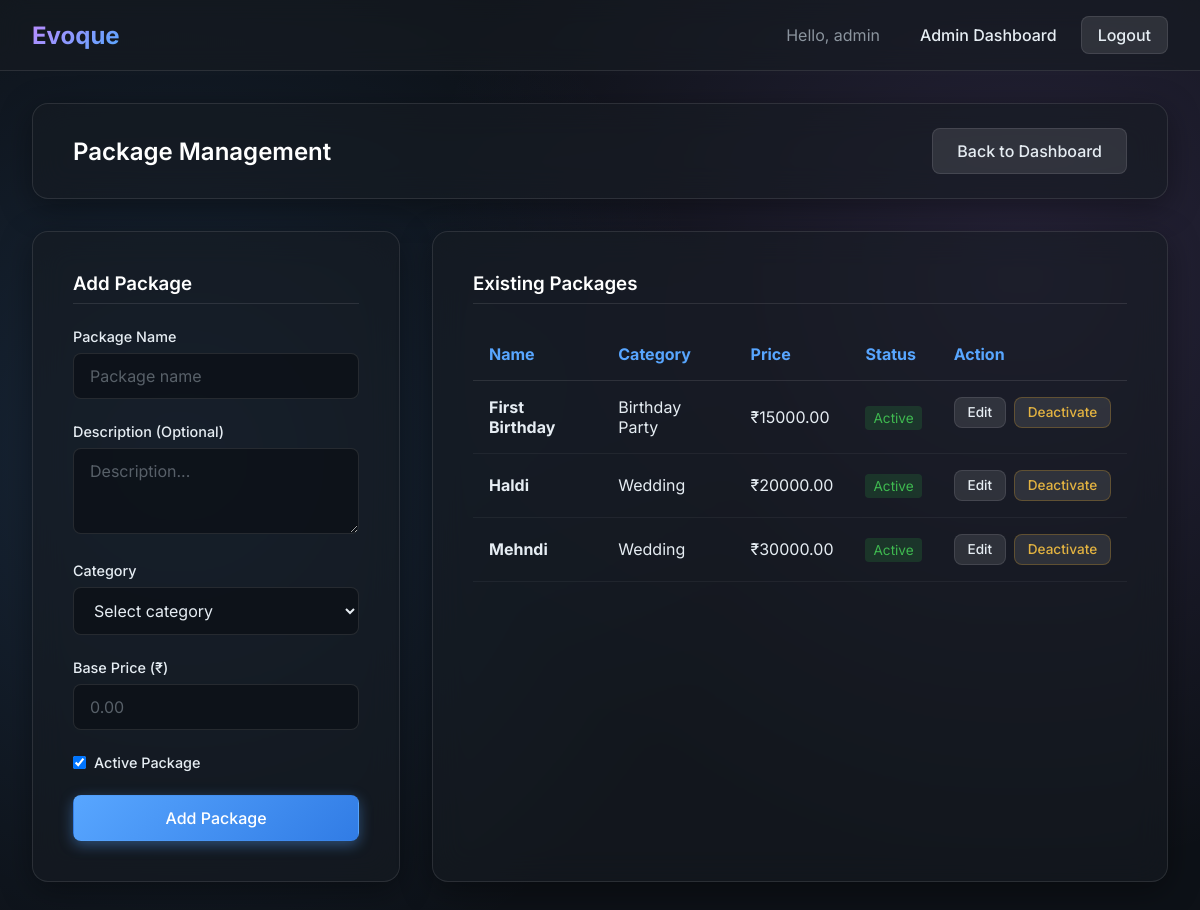
The app's page /admin-panel/packages/ (signed in) with its own data.
### core/models.py (models this page shows, shortened)
class Package(models.Model):
    category = models.ForeignKey(Category, on_delete=models.CASCADE)
    name = models.CharField(max_length=100)
    description = models.TextField(blank=True, null=True)
    price = models.DecimalField(max_digits=10, decimal_places=2)
    status = models.BooleanField(default=True)

class Category(models.Model):
    name = models.CharField(max_length=100, unique=True)
    description = models.TextField(blank=True, null=True)
    status = models.BooleanField(default=True)

### core/views.py (the view, shortened to what this page needs)
# urls.py: path('admin-panel/packages/', views.adminPackagesView, name='adminPackages'),
@login_required
def adminPackagesView(request):
    profile = UserProfile.objects.get(user=request.user)
    if profile.role != 'ADMIN':
        return redirect('login')
    packages = Package.objects.select_related('category').all().order_by('name')
    categories = Category.objects.all().order_by('name')
    return render(
        request,
        'adminPackages.html',
        {'packages': packages, 'categories': categories}
    )

### core/templates/adminPackages.html (shortened to what this page needs)
{% extends 'base.html' %}
{% block content %}
<div class="glass-panel" style="margin-bottom: 2rem; padding: 1.5rem 2.5rem; display: flex; justify-content: space-between; align-items: center;">
    <h2 style="margin: 0;">Package Management</h2>
    <a href="{% url 'adminDashboard' %}" class="btn btn-secondary">Back to Dashboard</a>
</div>
<div style="display: grid; grid-template-columns: 1fr 2fr; gap: 2rem;">
    <div class="glass-panel" style="height: fit-content;">
        <h3 style="border-bottom: 1px solid var(--glass-border); padding-bottom: 0.5rem; margin-bottom: 1.5rem;">Add Package</h3>
        <form method="post">
            <div class="form-group">
                <label>Package Name</label>
                <input type="text" name="name" placeholder="Package name" required>
            </div>
            <div class="form-group">
                <label>Description (Optional)</label>
                <textarea name="description" placeholder="Description..." rows="3"></textarea>
            </div>
            <div class="form-group">
                <label>Category</label>
                <select name="category_id" required>
                    <option value="" disabled selected>Select category</option>
                </select>
            </div>
            <div class="form-group">
                <label>Base Price (₹)</label>
                <input type="number" name="price" step="0.01" min="0" placeholder="0.00" required>
            </div>
            <div class="form-group" style="display: flex; align-items: center; gap: 0.5rem;">
                <input type="checkbox" name="status" id="status" checked style="width: auto;">
                <label for="status" style="margin: 0;">Active Package</label>
            </div>
            <button type="submit" class="btn btn-primary btn-block">Add Package</button>
        </form>
    </div>
    <div class="glass-panel" style="overflow-x: auto;">
        <h3 style="border-bottom: 1px solid var(--glass-border); padding-bottom: 0.5rem; margin-bottom: 1.5rem;">Existing Packages</h3>
        {% if packages %}
        <table style="width: 100%; border-collapse: collapse; text-align: left;">
            <thead>
                <tr style="border-bottom: 1px solid var(--glass-border);">
                    <th style="padding: 1rem; color: var(--primary-accent);">Name</th>
                    <th style="padding: 1rem; color: var(--primary-accent);">Category</th>
                    <th style="padding: 1rem; color: var(--primary-accent);">Price</th>
                    <th style="padding: 1rem; color: var(--primary-accent);">Status</th>
                    <th style="padding: 1rem; color: var(--primary-accent);">Action</th>
                </tr>
            </thead>
            <tbody>
                {% for package in packages %}
                <tr style="border-bottom: 1px solid rgba(255,255,255,0.05); transition: background 0.2s;">
                    <td style="padding: 1rem;"><strong>{{ package.name }}</strong></td>
                    <td style="padding: 1rem;">{{ package.category.name }}</td>
                    <td style="padding: 1rem;">₹{{ package.price }}</td>
                    <td style="padding: 1rem;">
                        <span style="padding: 0.25rem 0.5rem; border-radius: 4px; font-size: 0.85rem;
                            {% if package.status %}background: rgba(46,160,67,0.2); color: #3fb950;
                            {% else %}background: rgba(248,81,73,0.2); color: #ff7b72;
                            {% endif %}">
                            {% if package.status %}Active{% else %}Inactive{% endif %}
                        </span>
                    </td>
                    <td style="padding: 1rem; display: flex; gap: 0.5rem;">
                        <a href="{% url 'adminPackageEdit' package.id %}" class="btn btn-secondary" style="padding: 0.4rem 0.8rem; font-size: 0.85rem;">Edit</a>
                        <form method="post" action="{% url 'adminPackageToggle' package.id %}" style="margin: 0;">
                            {% if package.status %}
                                <button type="submit" class="btn btn-secondary" style="padding: 0.4rem 0.8rem; font-size: 0.85rem; color: #e3b341; border-color: rgba(210,153,34,0.3);">Deactivate</button>
                            {% else %}
                                <button type="submit" class="btn btn-secondary" style="padding: 0.4rem 0.8rem; font-size: 0.85rem; color: #3fb950; border-color: rgba(46,160,67,0.3);">Activate</button>
                            {% endif %}
                        </form>
                    </td>
                </tr>
                {% endfor %}
            </tbody>
        </table>
        {% else %}
        <div style="text-align: center; padding: 2rem;">
            <p>No packages yet.</p>
        </div>
        {% endif %}
    </div>
</div>
{% endblock %}

### core/templates/base.html (shortened to what this page needs)
<!DOCTYPE html>
<html lang="en">
<head>
    {% load static %}
    <link rel="stylesheet" href="{% static 'css/styles.css' %}">
</head>
<body>
    <nav class="navbar">
        <a href="/" class="navbar-brand">Evoque</a>
        <div class="nav-links">
            {% if request.user.is_authenticated %}
                <span style="color: var(--text-muted); margin-right: 1rem;">Hello, {{ request.user.username }}</span>
                {% if request.user.is_superuser %}
                    <a href="{% url 'adminDashboard' %}">Admin Dashboard</a>
                {% elif request.user.userprofile.role == 'CUSTOMER' %}
                    <a href="{% url 'customerDashboard' %}">Dashboard</a>
                {% elif request.user.userprofile.role == 'PROVIDER' %}
                    <a href="{% url 'providerDashboard' %}">Dashboard</a>
                {% endif %}
                <a href="{% url 'logout' %}" class="btn btn-secondary" style="padding: 0.5rem 1rem;">Logout</a>
            {% else %}
                <a href="{% url 'login' %}">Login</a>
                <a href="{% url 'customerRegister' %}" class="btn btn-primary" style="padding: 0.5rem 1rem;">Sign Up</a>
            {% endif %}
        </div>
    </nav>
    <div class="container">
        {% block content %}{% endblock %}
    </div>
</body>
</html>

### static/css/styles.css (style rules this page uses)
:root { --bg-color: #0d1117; --text-color: #e6edf3; --text-muted: #8b949e; --primary-accent: #58a6ff; --secondary-accent: #bc8cff; --success: #2ea043; --danger: #f85149; --glass-bg: rgba(22, 27, 34, 0.6); --glass-border: rgba(255, 255, 255, 0.1); --glass-shadow: 0 8px 32px 0 rgba(0, 0, 0, 0.37); --font-family: 'Inter', sans-serif; }
* { box-sizing: border-box; margin: 0; padding: 0; }
body { font-family: var(--font-family); background-color: var(--bg-color); color: var(--text-color); min-height: 100vh; display: flex; flex-direction: column; background-image: radial-gradient(circle at 15% 50%, rgba(88, 166, 255, 0.15) 0%, transparent 50%), radial-gradient(circle at 85% 30%, rgba(188, 140, 255, 0.15) 0%, transparent 50%); background-attachment: fixed; }
.container { max-width: 1200px; margin: 0 auto; padding: 2rem; flex-grow: 1; display: flex; flex-direction: column; }
.glass-panel { background: var(--glass-bg); backdrop-filter: blur(16px); -webkit-backdrop-filter: blur(16px); border: 1px solid var(--glass-border); border-radius: 16px; box-shadow: var(--glass-shadow); padding: 2.5rem; transition: transform 0.3s ease, box-shadow 0.3s ease; }
h1, h2, h3, h4, h5, h6 { font-weight: 600; margin-bottom: 1rem; color: #ffffff; }
a { color: var(--primary-accent); text-decoration: none; transition: color 0.2s ease, text-shadow 0.2s ease; }
.form-group { margin-bottom: 1.5rem; }
label { display: block; margin-bottom: 0.5rem; font-weight: 500; color: var(--text-color); font-size: 0.9rem; }
input[type="text"], input[type="password"], input[type="email"], input[type="number"], select, textarea { width: 100%; padding: 0.75rem 1rem; background: rgba(13, 17, 23, 0.8); border: 1px solid var(--glass-border); color: var(--text-color); border-radius: 8px; font-size: 1rem; font-family: var(--font-family); transition: all 0.3s ease; }
input::placeholder, textarea::placeholder { color: rgba(139, 148, 158, 0.6); }
.btn { display: inline-block; font-weight: 500; text-align: center; white-space: nowrap; vertical-align: middle; cursor: pointer; border: 1px solid transparent; padding: 0.75rem 1.5rem; font-size: 1rem; border-radius: 8px; transition: all 0.2s ease-in-out; font-family: var(--font-family); text-decoration: none; }
.btn-primary { color: #ffffff; background: linear-gradient(135deg, var(--primary-accent) 0%, #317ce5 100%); box-shadow: 0 4px 14px rgba(88, 166, 255, 0.4); }
.btn-secondary { color: var(--text-color); background: rgba(255, 255, 255, 0.1); border: 1px solid var(--glass-border); }
.btn-block { display: block; width: 100%; }
.navbar { display: flex; justify-content: space-between; align-items: center; padding: 1rem 2rem; background: var(--glass-bg); backdrop-filter: blur(12px); border-bottom: 1px solid var(--glass-border); position: sticky; top: 0; z-index: 1000; }
.navbar-brand { font-size: 1.5rem; font-weight: 700; background: linear-gradient(135deg, var(--secondary-accent), var(--primary-accent)); -webkit-background-clip: text; -webkit-text-fill-color: transparent; text-decoration: none; }
.nav-links { display: flex; gap: 1.5rem; align-items: center; }
.nav-links a { color: var(--text-color); font-weight: 500; }

### records on screen
Package: name "First Birthday", category.name "Birthday Party", price "15000.00", status "Active"
Package: name "Haldi", category.name "Wedding", price "20000.00", status "Active"
Package: name "Mehndi", category.name "Wedding", price "30000.00", status "Active"

### other values on screen
{{ request.user.username }} "admin"
